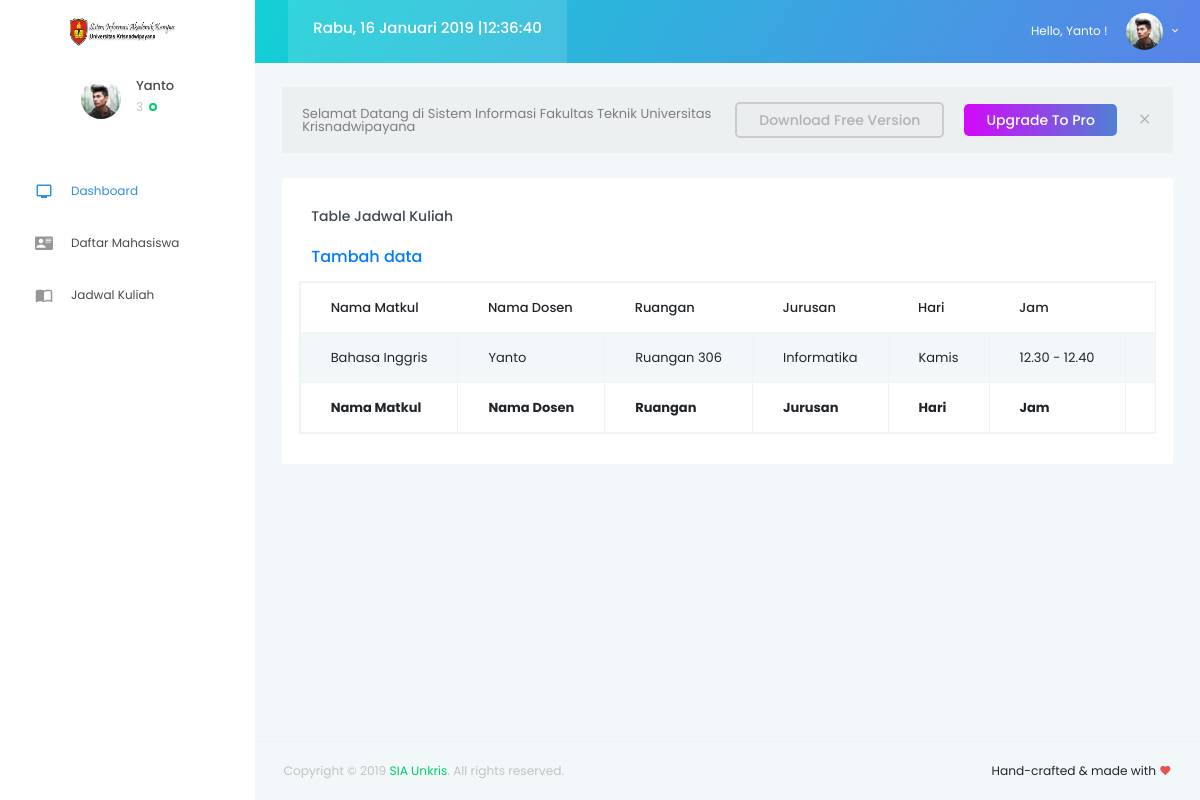
The app's page /jadwal/index.php (signed in) with its own data.
### tables this page shows
CREATE TABLE `jadwal` (
  `id_jadwal` int(11) NOT NULL,
  `kode_matkul_jadwal` varchar(255) NOT NULL,
  `nip_jadwal` varchar(255) NOT NULL,
  `kode_ruangan_jadwal` varchar(255) NOT NULL,
  `kode_prodi` varchar(255) NOT NULL,
  `hari` varchar(255) NOT NULL,
  `jam` varchar(255) NOT NULL
);

CREATE TABLE `mata_kuliah` (
  `kode_matkul` varchar(255) NOT NULL,
  `nama_matkul` char(255) NOT NULL,
  `sks` int(11) NOT NULL
);

CREATE TABLE `data_dosen` (
  `nip` varchar(255) NOT NULL,
  `nama` varchar(50) NOT NULL,
  `email` varchar(50) NOT NULL,
  `no_telp` int(50) NOT NULL,
  `prodi` varchar(100) NOT NULL,
  `gender` varchar(50) NOT NULL,
  `matkul` varchar(100) NOT NULL,
  `status` varchar(100) NOT NULL
);

CREATE TABLE `ruangan` (
  `kode_ruangan` varchar(255) NOT NULL,
  `nama_ruangan` varchar(255) NOT NULL
);

CREATE TABLE `data_prodi` (
  `kode` varchar(255) NOT NULL,
  `no_ijin` varchar(100) NOT NULL,
  `nama_prodi` char(255) NOT NULL,
  `ketua_prodi` char(255) NOT NULL,
  `email` varchar(100) NOT NULL,
  `status` varchar(100) NOT NULL
);

### jadwal/index.php (the view, shortened to what this page needs)
<?php
	if($_SESSION['level'] == ""){
		header("location:../index.php?pesan=belum_login");
	}
	else if ($_SESSION['level'] == "1" || $_SESSION['level'] == "3" || $_SESSION['level'] == "4") {
?>
<!DOCTYPE html>
<html lang="en">
<head>
  <link rel="stylesheet" href="../vendors/iconfonts/mdi/css/materialdesignicons.min.css">
  <link rel="stylesheet" href="../vendors/css/vendor.bundle.base.css">
  <link rel="stylesheet" href="../vendors/css/vendor.bundle.addons.css">
  <link rel="stylesheet" href="../public/css/style.css">
</head>
<body>
  <div class="container-scroller">
      <?php require "../partials/_navbar.php"; ?>
    <div class="container-fluid page-body-wrapper">
      <?php require "../partials/_sidebar.php"; ?>
      <div class="main-panel">
        <div class="content-wrapper">
          <div class="row purchace-popup">
            <div class="col-12">
              <span class="d-block d-md-flex align-items-center">
                <p>Selamat Datang di Sistem Informasi Fakultas Teknik Universitas Krisnadwipayana</p>
                <a class="btn ml-auto download-button d-none d-md-block" href="https://github.com/BootstrapDash/StarAdmin-Free-Bootstrap-Admin-Template" target="_blank">Download Free Version</a>
                <a class="btn purchase-button mt-4 mt-md-0" href="https://www.bootstrapdash.com/product/star-admin-pro/" target="_blank">Upgrade To Pro</a>
                <i class="mdi mdi-close popup-dismiss d-none d-md-block"></i>
              </span>
            </div>
          </div>
          <div class="row">
        <div class="col-lg-12 grid-margin stretch-card">
          <div class="card">
            <div class="card-body">
              <h4 class="card-title">Table Jadwal Kuliah</h4>
              <h5 class="card-description">
                <a href="input.php">Tambah data</a>
              </h5>
				  <div class="m-form m-form--label-align-right m--margin-top-20 m--margin-bottom-30">
          <div class="row">
          <?php
					if($_SESSION['level'] == "1"){
          $sql = 'SELECT id_jadwal, kode_matkul_jadwal, nip_jadwal, kode_ruangan_jadwal, kode_prodi, hari, jam,
									kode_matkul, nama_matkul,nip, nama, kode_ruangan, nama_ruangan, kode, nama_prodi FROM jadwal
									INNER JOIN mata_kuliah ON kode_matkul_jadwal=kode_matkul
									INNER JOIN data_dosen ON nip_jadwal=nip
									INNER JOIN ruangan ON kode_ruangan_jadwal=kode_ruangan
									INNER JOIN data_prodi ON kode_prodi=kode';
					}
					else if($_SESSION['level'] == "3"){
          $sql = "SELECT id_jadwal, kode_matkul_jadwal, nip_jadwal, kode_ruangan_jadwal, kode_prodi, hari, jam,
									kode_matkul, nama_matkul,nip, nama, kode_ruangan, nama_ruangan, kode, nama_prodi, nip_user FROM jadwal
									INNER JOIN mata_kuliah ON kode_matkul_jadwal=kode_matkul
									INNER JOIN data_dosen ON nip_jadwal=nip
									INNER JOIN ruangan ON kode_ruangan_jadwal=kode_ruangan
									INNER JOIN data_prodi ON kode_prodi=kode
									INNER JOIN users ON nip_jadwal=nip_user WHERE nip_jadwal='$_SESSION[nip_user]'";
					}
				  $query = mysqli_query($conn, $sql);
          echo '<table id="example" class="table table-striped table-bordered table-responsive" style="width:100%">
            <thead>
						<tr>
                <th>Nama Matkul</th>
                <th>Nama Dosen</th>
                <th>Ruangan</th>
                <th>Jurusan</th>
                <th>Hari</th>
                <th>Jam</th>
                <th>Action</th>
            </tr>
            </thead>
                <tbody>';
                      while ($row = mysqli_fetch_array($query)) {
                        echo "<tr>";
                        echo "<td>".$row['nama_matkul']."</td>";
                        echo "<td>".$row['nama']."</td>";
                        echo "<td>".$row['nama_ruangan']."</td>";
                        echo "<td>".$row['nama_prodi']."</td>";
                        echo "<td>".$row['hari']."</td>";
                        echo "<td>".$row['jam']."</td>";
                        echo "<td align='center'><a href='form-edit.php?id_jadwal=$row[id_jadwal]'>Edit</a> | <a href='delete.php?id_jadwal=$row[id_jadwal]'>Delete</a></td></tr>";
                      }
                      echo '
              </tbody>
              <tfoot>
                <tr>
								<th>Nama Matkul</th>
                <th>Nama Dosen</th>
                <th>Ruangan</th>
                <th>Jurusan</th>
                <th>Hari</th>
                <th>Jam</th>
                <th>Action</th>
                </tr>
            </tfoot>
            </table>';
                      ?>
                  </div>
                  </div>
                </div>
              </div>
            </div>
        </div>
        </div>
        <?php require "../partials/_fotter.php"; ?>
      </div>
    </div>
  </div>
</body>
<?php
	}
	else{
		header("location:../error-404.php");
	}
?>
</html>

### jadwal/index.php (style rules this page uses)
table { width:100%; }

### records on screen
jadwal: kode_matkul_jadwal.nama_matkul "Bahasa Inggris", nip_jadwal.nama "Yanto", kode_ruangan_jadwal.nama_ruangan "Ruangan 306", kode_prodi.nama_prodi "Informatika", hari "Kamis", jam "12.30 - 12.40"

### other values on screen
$_SESSION['nama_user'] "Yanto"
$_SESSION['level'] "3"
